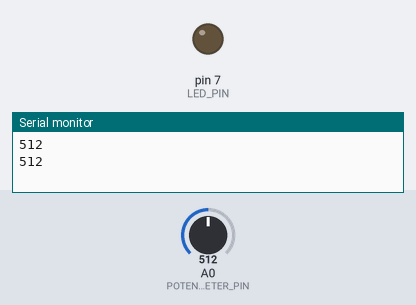
The sketch below on a simulated Arduino Uno, built with avr-gcc and run on an emulated ATmega328P. On the bench: output pins drawn as LEDs (lit = HIGH), the last lines printed to the serial monitor. The test bench sets the inputs (shaded band); at power-on: A0 (POTENTIOMETER_PIN) = 512.

Above: at 1.8 s.
1.9 s: A0 (POTENTIOMETER_PIN) set to 982
4.2 s: A0 (POTENTIOMETER_PIN) set to 1010
At 6.7 s:
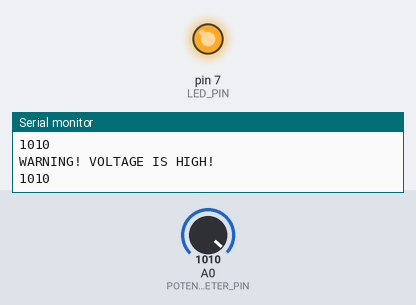
7.5 s: A0 (POTENTIOMETER_PIN) set to 990
At 10.2 s:
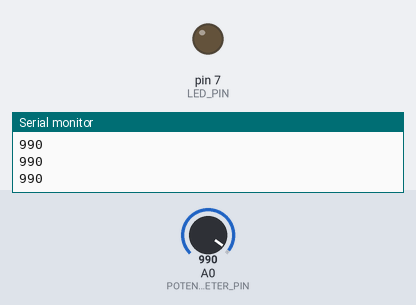
10.5 s: A0 (POTENTIOMETER_PIN) set to 1023
At 12.6 s:
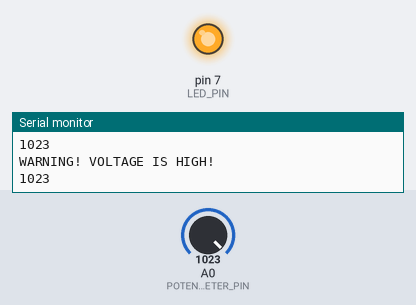
Timing chart, 0 to 14.1 s (numbered marks = the images above; inputs shaded):
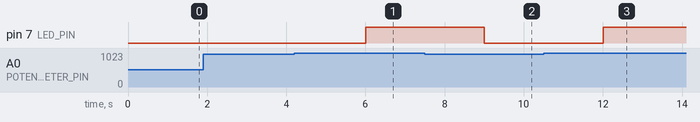

The sketch:

17_while_loop_expl.ino
```cpp
const int LED_PIN = 7;
const int DELAY_TIME = 1000;
const int POTENTIOMETER_PIN = A0;

void setup()
{
    Serial.begin(9600);
    pinMode(LED_PIN, OUTPUT);
    pinMode(POTENTIOMETER_PIN, INPUT);
}

void loop()
{
    int potentiometerValue = analogRead(POTENTIOMETER_PIN);
    Serial.println(potentiometerValue);
    delay(DELAY_TIME);

    while (potentiometerValue > 1000)
    {
        digitalWrite(LED_PIN, HIGH);
        Serial.println("WARNING! VOLTAGE IS HIGH!");
        potentiometerValue = analogRead(POTENTIOMETER_PIN);
        Serial.println(potentiometerValue);
        delay(DELAY_TIME);
    }

    digitalWrite(LED_PIN, LOW);
}
```

Measured:
- the behaviour switches between 1000 and 1001 on A0 (POTENTIOMETER_PIN) (found by bisection; images 0 and 1)
- after the input at 4.2 s, pin 7 (LED_PIN): LOW → HIGH after 1.8 s
- after the input at 7.5 s, pin 7 (LED_PIN): HIGH → LOW after 1.5 s
- after the input at 10.5 s, pin 7 (LED_PIN): LOW → HIGH after 1.5 s
